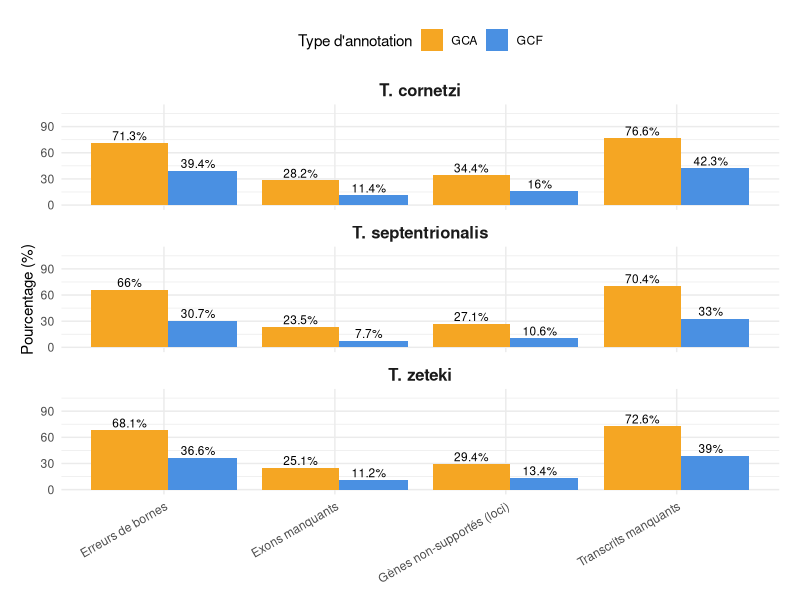
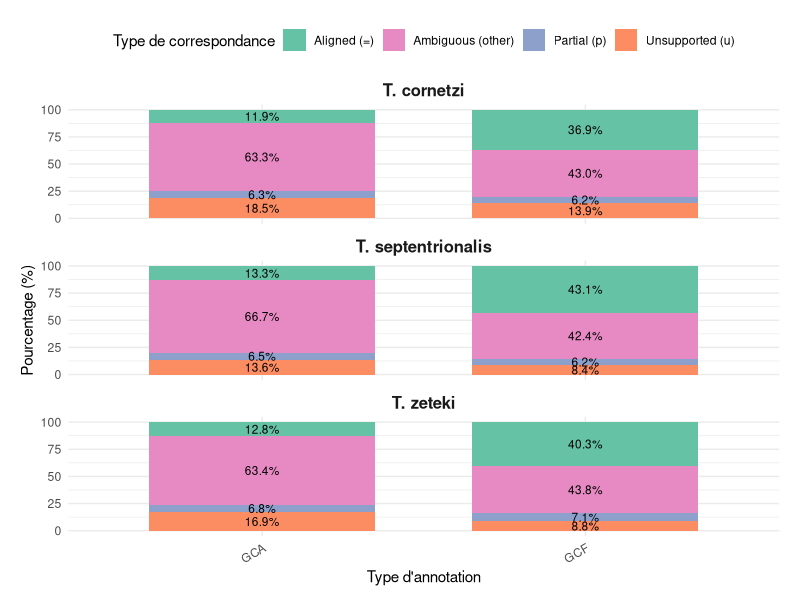
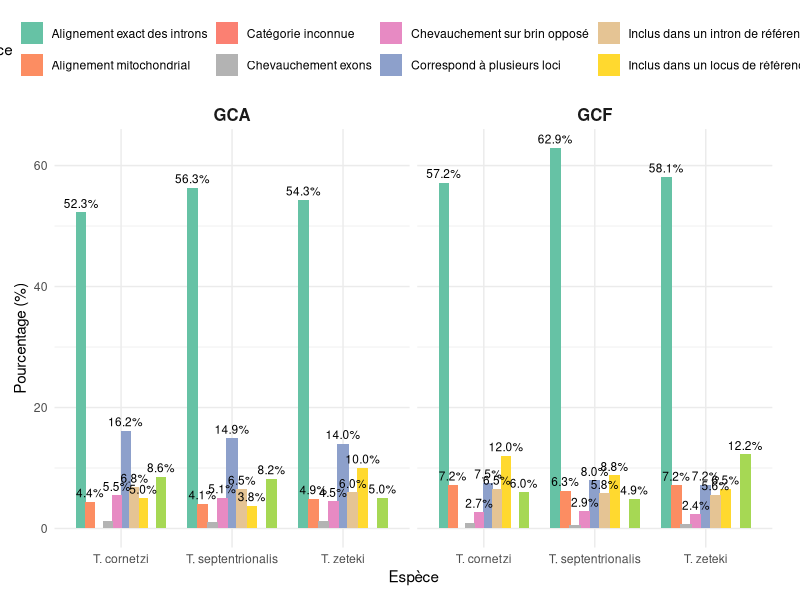

The R source for these figures, in order: (Note: this script raises an error after producing the figures.)
# Charger les bibliothèques nécessaires
library(ggplot2)
library(tidyr)
library(dplyr)
library(grid)
library(gridExtra)
library(cowplot)
library(VennDiagram)
# Données combinées
data <- data.frame(
  Species = rep(c("T. cornetzi", "T. septentrionalis", "T. zeteki"), each = 5),
  Category = rep(
    c("Gènes non-supportés (loci)", 
      "Gènes non-supportés (tracking)", 
      "Exons manquants", 
      "Erreurs de bornes", 
      "Transcrits manquants"), 3
  ),
  GCF = c(
    15.97, 25.75, 11.37, 39.40, 42.33,   # T. cornetzi
    10.58, 17.75, 7.69, 30.70, 33.04,    # T. septentrionalis
    13.43, 17.05, 11.16, 36.60, 39.01    # T. zeteki
  ),
  GCA = c(
    34.40, 31.10, 28.19, 71.30, 76.62,   # T. cornetzi
    27.11, 25.14, 23.48, 66.00, 70.37,   # T. septentrionalis
    29.41, 29.31, 25.06, 68.10, 72.64    # T. zeteki
  )
)

# Transformer les données en format long
data_long <- pivot_longer(data, cols = c(GCF, GCA), names_to = "Annotation", values_to = "Percentage")

# Exclure "Gènes non-supportés (tracking)"
data_long <- data_long[data_long$Category != "Gènes non-supportés (tracking)", ]


#Figure 1
ggplot(data_long, aes(x = Category, y = Percentage, fill = Annotation)) +
  geom_bar(stat = "identity", position = position_dodge(width = 0.8)) +
  geom_text(aes(label = paste0(round(Percentage, 1), "%")), 
            position = position_dodge(width = 0.8), 
            vjust = -0.3, size = 3) +
  scale_fill_manual(values = c("GCF" = "#4a90e2", "GCA" = "#f5a623")) +
  facet_wrap(~Species, ncol = 1, scales = "free_y") +
  labs(
    x = NULL,
    y = "Pourcentage (%)",
    fill = "Type d'annotation"
  ) +
  ylim(0, 110) +
  theme_minimal() +
  theme(
    axis.text.x = element_text(angle = 30, hjust = 1),
    strip.text = element_text(face = "bold", size = 12),
    legend.position = "top",
    plot.margin = margin(15, 15, 10, 15)
  )

# Figure 2
# Données combinées pour les trois espèces
data <- data.frame(
  Species = c(
    rep("T. septentrionalis", 8), 
    rep("T. zeteki", 8), 
    rep("T. cornetzi", 8)
  ),
  Type = rep(c("Aligned (=)", "Unsupported (u)", "Partial (p)", "Ambiguous (other)"), times = 6),  # Légende explicite
  Annotation = rep(c("GCA", "GCF"), each = 4, times = 3),  # Répéter GCA et GCF pour chaque espèce
  Count = c(
    # T. septentrionalis
    4510, 4586, 2185, 22552, # GCA
    14598, 2832, 2110, 14357, # GCF
    # T. zeteki
    4011, 5284, 2136, 19791, # GCA
    12121, 2634, 2142, 13169, # GCF
    # T. cornetzi
    4379, 6819, 2319, 23345, # GCA
    13162, 4942, 2203, 15319  # GCF
  )
)

# Transformer les données en format long et calculer les proportions
data_long <- data %>%
  group_by(Species, Annotation) %>%
  mutate(Percentage = (Count / sum(Count)) * 100)

ggplot(data_long, aes(x = Annotation, y = Percentage, fill = Type)) +
  geom_bar(stat = "identity", width = 0.7) +
  geom_text(aes(label = ifelse(Percentage > 2, sprintf("%.1f%%", Percentage), "")), 
            position = position_stack(vjust = 0.5), size = 3) +  # Masque les valeurs < 2%
  scale_fill_manual(
    values = c(
      "Aligned (=)" = "#66c2a5", 
      "Unsupported (u)" = "#fc8d62", 
      "Partial (p)" = "#8da0cb", 
      "Ambiguous (other)" = "#e78ac3"
    ),
    name = "Type de correspondance"
  ) +
  facet_wrap(~Species, ncol = 1) + 
  labs(
    x = "Type d'annotation",
    y = "Pourcentage (%)"
  ) +
  theme_minimal() +
  theme(
    axis.text.x = element_text(angle = 30, hjust = 1),
    strip.text = element_text(face = "bold", size = 12),
    plot.margin = margin(15, 15, 10, 15),
    legend.position = "top"  # Place la légende en haut pour optimiser l'espace
  )


# Données combinées pour T. septentrionalis, T. zeteki, et T. cornetzi
data <- data.frame(
  Species = c(
    rep("T. septentrionalis", 18),  # 9 catégories × 2 annotations (GCA, GCF)
    rep("T. zeteki", 18),          # 9 catégories × 2 annotations (GCA, GCF)
    rep("T. cornetzi", 20)         # 10 catégories × 2 annotations (GCA, GCF)
  ),
  Category = c(
    rep(c("j", "m", "k", "o", "n", "c", "i", "e", "x"), 4),  # Pour T. septentrionalis et T. zeteki
    rep(c("j", "m", "k", "o", "n", "c", "i", "e", "x", "y"), 2)  # Pour T. cornetzi
  ),
  Annotation = c(
    rep(c("GCF", "GCA"), each = 9),  # Pour T. septentrionalis
    rep(c("GCF", "GCA"), each = 9),  # Pour T. zeteki
    rep(c("GCF", "GCA"), each = 10)  # Pour T. cornetzi
  ),
  Count = c(
    # T. septentrionalis
    9029, 901, 1142, 412, 699, 1259, 833, 79, 3, # GCF
    12702, 921, 3367, 1149, 1850, 851, 1461, 232, 19, # GCA
    # T. zeteki
    7652, 943, 945, 310, 1613, 858, 735, 107, 6, # GCF
    10748, 970, 2779, 887, 998, 1977, 1178, 238, 16, # GCA
    # T. cornetzi
    8760, 1099, 1149, 411, 917, 1843, 991, 145, 4, 0, # GCF
    12200, 1031, 3773, 1276, 1998, 1168, 1587, 296, 14, 2 # GCA
  )
)

# Transformer les données en format long et calculer les proportions
data_long <- data %>%
  group_by(Species, Annotation) %>%
  mutate(Percentage = (Count / sum(Count)) * 100)


# Remplacer les abréviations par des descriptions dans la légende
data_long$Category <- recode(data_long$Category,
                             "j" = "Alignement exact des introns",
                             "m" = "Alignement mitochondrial",
                             "k" = "Correspond à plusieurs loci",
                             "o" = "Chevauchement sur brin opposé",
                             "n" = "Régions intergéniques",
                             "c" = "Inclus dans un locus de référence",
                             "i" = "Inclus dans un intron de référence",
                             "e" = "Chevauchement exons",
                             "x" = "Limites du locus",
                             "y" = "Catégorie inconnue")


ggplot(data_long, aes(x = Species, y = Percentage, fill = Category)) +
  geom_bar(stat = "identity", position = position_dodge(width = 0.8)) +  # Graphique groupé
  geom_text(aes(label = ifelse(Percentage > 2, sprintf("%.1f%%", Percentage), "")), 
            position = position_dodge(width = 0.8), vjust = -0.5, size = 3) +  # Annotations
  scale_fill_manual(
    values = c(
      "Alignement exact des introns" = "#66c2a5",
      "Alignement mitochondrial" = "#fc8d62",
      "Correspond à plusieurs loci" = "#8da0cb",
      "Chevauchement sur brin opposé" = "#e78ac3",
      "Régions intergéniques" = "#a6d854",
      "Inclus dans un locus de référence" = "#ffd92f",
      "Inclus dans un intron de référence" = "#e5c494",
      "Chevauchement exons" = "#b3b3b3",
      "Limites du locus" = "#8dd3c7",
      "Catégorie inconnue" = "#fb8072"
    )
  ) +
  facet_wrap(~Annotation, ncol = 2) +  # Une facette par annotation
  labs(
    x = "Espèce",
    y = "Pourcentage (%)",
    fill = "Type de correspondance"
  ) +
  theme_minimal() +
  theme(
    legend.position = "top",  # Place la légende en haut
    axis.text.x = element_text(angle = 0, hjust = 0.5),
    strip.text = element_text(face = "bold", size = 12),
    plot.margin = margin(10, 20, 10, 10)
  )

# Préparer les données
data <- data.frame(
  Species = rep(c("T. septentrionalis", "T. zeteki", "T. cornetzi"), each = 8),
  Annotation = rep(c("GCA", "GCF"), times = 12),
  Category = rep(c("Complete (S)", "Complete (D)", "Fragmented", "Missing"), each = 2, times = 3),
  Percentage = c(
    # T. septentrionalis
    48.1, 48.0, 49.1, 51.1, 1.2, 0.3, 1.6, 0.6,
    # T. zeteki
    47.5, 52.9, 45.6, 45.7, 4.7, 0.7, 2.2, 0.7,
    # T. cornetzi
    46.8, 50.4, 47.3, 47.6, 3.8, 1.1, 2.1, 0.9
  )
)

# Fonction pour créer un camembert sans légende
plot_pie_no_legend <- function(df, species_name, annotation_name) {
  ggplot(df, aes(x = "", y = Percentage, fill = Category)) +
    geom_bar(stat = "identity", width = 1, color = "white") +
    coord_polar(theta = "y") +
    geom_text(
      aes(label = ifelse(Percentage > 5, sprintf("%.1f%%", Percentage), "")),
      position = position_stack(vjust = 0.5), size = 3
    ) +  # Affiche les pourcentages > 5%
    labs(
      title = paste(species_name, "-", annotation_name),
      x = NULL,
      y = NULL
    ) +
    theme_void() +
    theme(
      plot.title = element_text(hjust = 0.5, size = 12, face = "bold"),
      legend.position = "none"  # Supprime la légende individuelle
    )
}

# Créer un graphique factice pour la légende
legend_plot <- ggplot(data, aes(x = "", y = Percentage, fill = Category)) +
  geom_bar(stat = "identity") +
  guides(fill = guide_legend(ncol = 2)) +  # Légende en deux colonnes
  theme_void() +
  theme(
    legend.position = "bottom",
    legend.text = element_text(size = 10),
    legend.title = element_blank()  # Supprime le titre de la légende
  )

plots <- list()
for (species in unique(data$Species)) {
  for (annotation in unique(data$Annotation)) {
    subset_data <- data %>% filter(Species == species, Annotation == annotation)
    plots[[paste(species, annotation)]] <- plot_pie_no_legend(subset_data, species, annotation)
  }
}

# Combiner les graphiques avec une légende commune
final_plot <- grid.arrange(
  grobs = c(plots, list(legend)),  
  layout_matrix = rbind(
    c(1, 2),  # Ligne 1 : Graphiques
    c(3, 4),  # Ligne 2 : Graphiques
    c(5, 6),  # Ligne 3 : Graphiques
    c(7, 7)   
)
)

# Figure supplémentaire
# Générer les trois diagrammes
# Fonction pour générer un diagramme de Venn esthétique

generate_venn <- function(area1, area2, cross_area, species_name) {
  venn <- draw.pairwise.venn(
    area1 = area1,
    area2 = area2,
    cross.area = cross_area,
    category = c("GCF", "GCA"),
    fill = c("#A6CEE3", "#FB9A99"),  # Couleurs pastel harmonisées
    alpha = c(0.6, 0.6),
    cat.pos = c(-30, 30),
    cat.dist = c(0.05, 0.05),
    cex = 1.5,  # Taille des chiffres dans les cercles
    cat.cex = 1.2,  # Taille des labels GCF et GCA
    euler.d = TRUE,
    scaled = TRUE,
    ind = FALSE  # Retourne en tant qu'objet grob
  )
  
  # Ajouter un titre au-dessus du diagramme pour l'espèce
  title_grob <- textGrob(species_name, gp = gpar(fontsize = 14, fontface = "bold"))
  
  # Combiner le titre et le diagramme
  combined_grob <- arrangeGrob(title_grob, venn, ncol = 1, heights = c(0.2, 1))
  
  return(combined_grob)
}

# Générer les diagrammes de Venn pour chaque espèce
venn1 <- generate_venn(area1 = 591, area2 = 562, cross_area = 394, species_name = "T. cornetzi")
venn2 <- generate_venn(area1 = 615, area2 = 580, cross_area = 447, species_name = "T. zeteki")
venn3 <- generate_venn(area1 = 647, area2 = 609, cross_area = 404, species_name = "T. septentrionalis")

# Combiner les diagrammes dans une figure
grid.arrange(
  venn1, venn2, venn3, 
  ncol = 3, 
  top = textGrob(
    "Comparaison des annotations GCA et GCF pour trois espèces de Trachymyrmex", 
    gp = gpar(fontsize = 16, fontface = "bold")
  )
)
